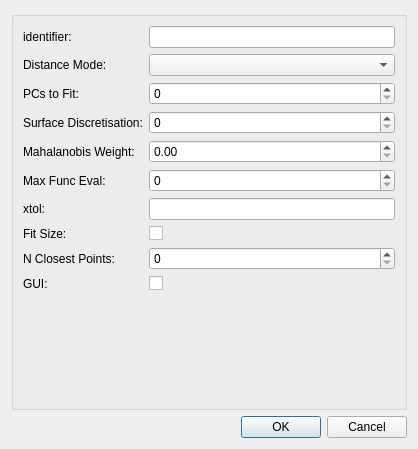
<?xml version="1.0" encoding="UTF-8"?>
<ui version="4.0">
 <class>Dialog</class>
 <widget class="QDialog" name="Dialog">
  <property name="geometry">
   <rect>
    <x>0</x>
    <y>0</y>
    <width>418</width>
    <height>449</height>
   </rect>
  </property>
  <property name="windowTitle">
   <string>ConfigureDialog</string>
  </property>
  <layout class="QGridLayout" name="gridLayout">
   <item row="1" column="0">
    <widget class="QDialogButtonBox" name="buttonBox">
     <property name="orientation">
      <enum>Qt::Horizontal</enum>
     </property>
     <property name="standardButtons">
      <set>QDialogButtonBox::Cancel|QDialogButtonBox::Ok</set>
     </property>
    </widget>
   </item>
   <item row="0" column="0">
    <widget class="QGroupBox" name="configGroupBox">
     <property name="title">
      <string/>
     </property>
     <layout class="QFormLayout" name="formLayout">
      <property name="fieldGrowthPolicy">
       <enum>QFormLayout::AllNonFixedFieldsGrow</enum>
      </property>
      <item row="0" column="0">
       <widget class="QLabel" name="label0">
        <property name="text">
         <string>identifier:  </string>
        </property>
       </widget>
      </item>
      <item row="0" column="1">
       <widget class="QLineEdit" name="lineEdit0"/>
      </item>
      <item row="2" column="0">
       <widget class="QLabel" name="label9">
        <property name="text">
         <string>Distance Mode:</string>
        </property>
       </widget>
      </item>
      <item row="2" column="1">
       <widget class="QComboBox" name="comboBoxDistanceMode"/>
      </item>
      <item row="3" column="0">
       <widget class="QLabel" name="label1">
        <property name="text">
         <string>PCs to Fit:</string>
        </property>
       </widget>
      </item>
      <item row="4" column="0">
       <widget class="QLabel" name="label2">
        <property name="text">
         <string>Surface Discretisation:</string>
        </property>
       </widget>
      </item>
      <item row="5" column="0">
       <widget class="QLabel" name="label3">
        <property name="text">
         <string>Mahalanobis Weight:</string>
        </property>
       </widget>
      </item>
      <item row="6" column="0">
       <widget class="QLabel" name="label4">
        <property name="text">
         <string>Max Func Eval:</string>
        </property>
       </widget>
      </item>
      <item row="7" column="0">
       <widget class="QLabel" name="label5">
        <property name="text">
         <string>xtol:</string>
        </property>
       </widget>
      </item>
      <item row="8" column="0">
       <widget class="QLabel" name="label8">
        <property name="text">
         <string>Fit Size:</string>
        </property>
       </widget>
      </item>
      <item row="9" column="0">
       <widget class="QLabel" name="label10">
        <property name="text">
         <string>N Closest Points:  </string>
        </property>
       </widget>
      </item>
      <item row="10" column="0">
       <widget class="QLabel" name="label14">
        <property name="text">
         <string>GUI:</string>
        </property>
       </widget>
      </item>
      <item row="10" column="1">
       <widget class="QCheckBox" name="checkBoxGUI">
        <property name="text">
         <string/>
        </property>
       </widget>
      </item>
      <item row="8" column="1">
       <widget class="QCheckBox" name="checkBoxFitSize">
        <property name="text">
         <string/>
        </property>
       </widget>
      </item>
      <item row="3" column="1">
       <widget class="QSpinBox" name="spinBoxPCsToFit"/>
      </item>
      <item row="4" column="1">
       <widget class="QSpinBox" name="spinBoxSurfDisc"/>
      </item>
      <item row="5" column="1">
       <widget class="QDoubleSpinBox" name="doubleSpinBoxMWeight"/>
      </item>
      <item row="6" column="1">
       <widget class="QSpinBox" name="spinBoxMaxfev"/>
      </item>
      <item row="9" column="1">
       <widget class="QSpinBox" name="spinBoxNCP"/>
      </item>
      <item row="7" column="1">
       <widget class="QLineEdit" name="lineEditXTol"/>
      </item>
     </layout>
    </widget>
   </item>
  </layout>
 </widget>
 <resources/>
 <connections/>
</ui>
